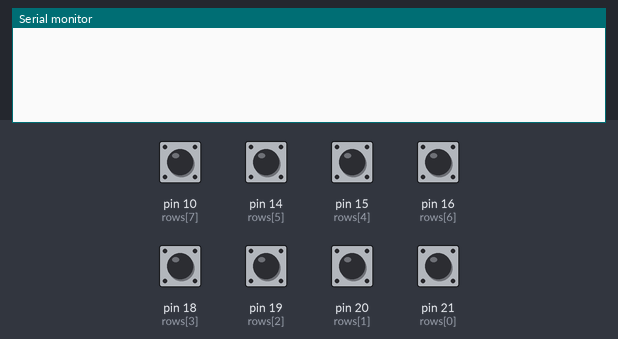
Bench run of a sketch on a simulated Arduino Leonardo, built with avr-gcc and run on an emulated ATmega32U4. On the bench: the last lines printed to the serial monitor. The test bench sets the inputs (shaded band); at power-on: pin 10 (rows[7]), pin 14 (rows[5]), pin 15 (rows[4]), pin 16 (rows[6]), pin 18 (rows[3]), pin 19 (rows[2]), pin 20 (rows[1]), pin 21 (rows[0]) HIGH. USB keyboard and mouse output is not drawn.

Above: at 1.2 s.
1.3 s: pin 10 (rows[7]) pulled LOW for 0.15 s
At 1.9 s:
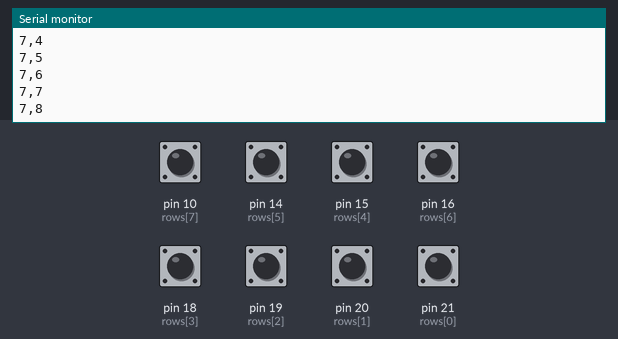
2.9 s: pin 14 (rows[5]) pulled LOW for 0.15 s
At 4.2 s:
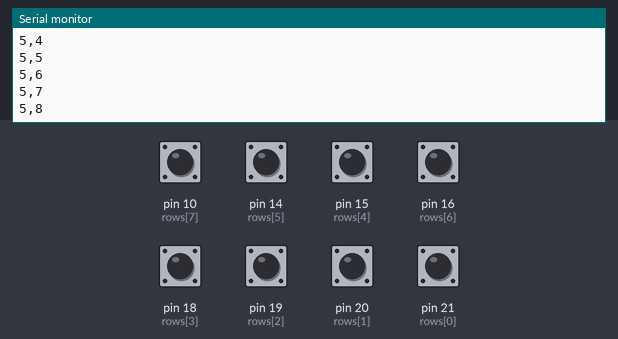
4.5 s: pin 15 (rows[4]) pulled LOW for 0.15 s
At 5.5 s:
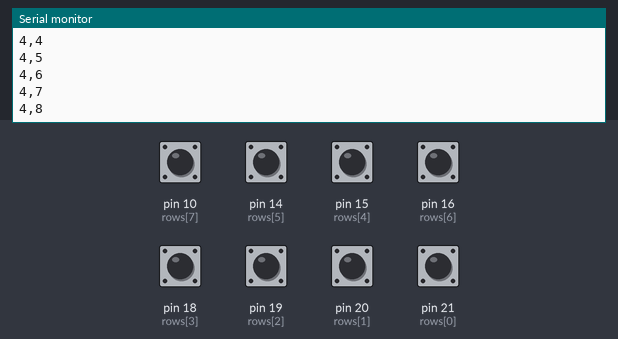
6.1 s: pin 16 (rows[6]) pulled LOW for 0.15 s
At 6.7 s:
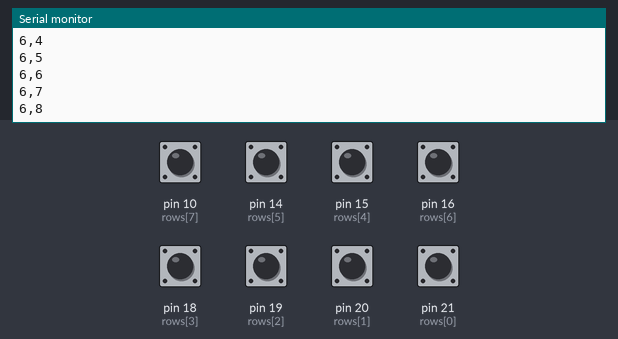
7.7 s: pin 18 (rows[3]) pulled LOW for 0.15 s
At 9.0 s:
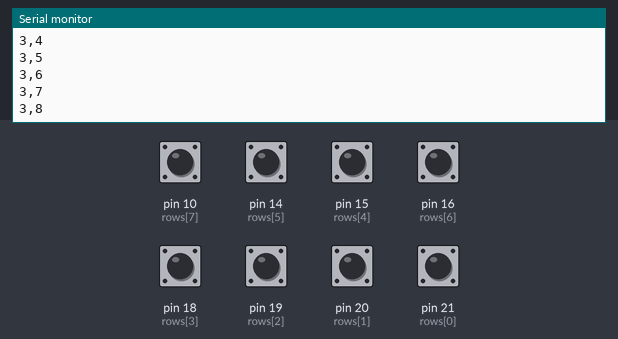
9.3 s: pin 19 (rows[2]) pulled LOW for 0.15 s
At 10.4 s:
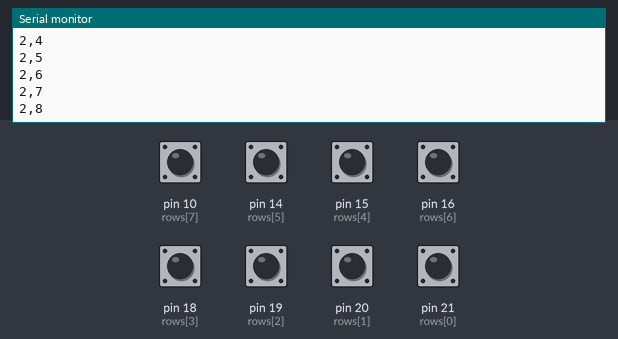
Timing chart, 0 to 11.9 s (numbered marks = the images above; inputs shaded):
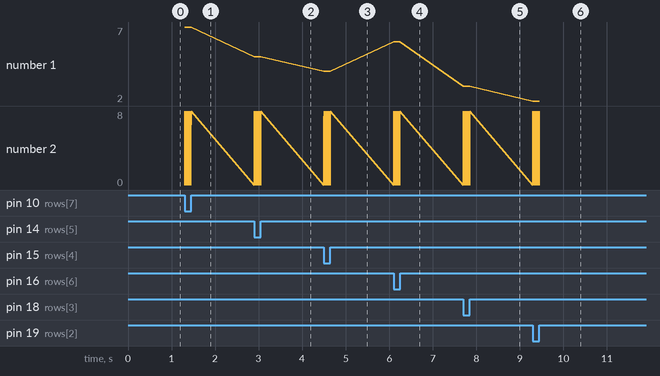

The sketch:

keyboard.ino
```cpp
#define USE_TIMER_3 true

#include <TimerInterrupt.h>
#include <ISR_Timer.h>

#include <Keyboard.h>

#define TIMER_INTERVAL_MS 5

#define num_rows 8
#define num_cols 9

int rows[num_rows] = {21, 20, 19, 18, 15, 14, 16, 10   };
int cols[num_cols] = { 0,  1,  2,  3,  4,  5,  6,  7, 8};

char charmap[72] = {
    /*      0    1    2    3     4    5                6              7       8 */
    /* 0 */ 'z', 'a', 'q', 'o',  '1', '9',             ' ',           KEY_F1, KEY_LEFT_SHIFT,
    /* 1 */ 'x', 's', 'w', 'p',  '2', '0',             KEY_BACKSPACE, KEY_F2, KEY_LEFT_CTRL,
    /* 2 */ 'c', 'd', 'e', ']',  '3', '-',             ' ',           KEY_F3, ' ',
    /* 3 */ 'v', 'f', 'r', ';',  '4', '=',             KEY_ESC,       KEY_F4, ' ',
    /* 4 */ 'b', 'g', 't', '\'', '5', KEY_DOWN_ARROW,  ' ',           KEY_F5, ' ',
    /* 5 */ 'n', 'h', 'y', ',',  '6', KEY_UP_ARROW,    ' ',           KEY_F6, ' ',
    /* 6 */ 'm', 'j', 'u', '.',  '7', KEY_LEFT_ARROW,  ' ',           KEY_F7, ' ',
    /* 7 */ 'l', 'k', 'i', '/',  '8', KEY_RIGHT_ARROW, KEY_RETURN,    KEY_F8, ' ',
};

void timerHandler(void)
{
    static int last_keys[num_rows * num_cols] = { 0 };
    static int next_keys[num_rows * num_cols] = { 0 };

    for (int c = 0; c < num_cols; c++)
    {
        digitalWrite(cols[c], LOW);

        for (int r = 0; r < num_rows; r++)
        {
            if (digitalRead(rows[r]) == LOW)
            {
                int idx = r * num_cols + c;
                next_keys[idx] = 1;
                Serial.print(r);
                Serial.print(",");
                Serial.print(c);
                Serial.print("\n");
            }
        }

        digitalWrite(cols[c], HIGH);
    }

    for (int i = 0; i < num_rows * num_cols; i++)
    {
        char key = charmap[i];

        // press if key is held down for two frames
        if (next_keys[i] && last_keys[i])
        {
            Keyboard.press(key);
        }

        // release
        else if (!next_keys[i] && last_keys[i])
        {
            Keyboard.release(key);
        }

        last_keys[i] = next_keys[i];
        next_keys[i] = 0;
    }
}

void setup()
{
    // initialize keyboard library
    Keyboard.begin();

    // pull all columns high
    for (int i = 0; i < num_cols; i++)
    {
        pinMode(cols[i], OUTPUT);
        digitalWrite(cols[i], HIGH);
    }

    // enable internal pull-up for all rows
    for (int i = 0; i < num_rows; i++)
    {
        pinMode(rows[i], INPUT_PULLUP);
    }

    ITimer3.init();
    ITimer3.attachInterruptInterval(TIMER_INTERVAL_MS, timerHandler);
}

void loop()
{
}
```

Measured:
- after the input at 1.3 s, the serial monitor: prints a new line at once (image 1)
- after the input at 2.9 s, the serial monitor: prints a new line at once (image 2)
- after the input at 4.5 s, the serial monitor: prints a new line at once (image 3)
- after the input at 6.1 s, the serial monitor: prints a new line at once (image 4)
- after the input at 7.7 s, the serial monitor: prints a new line at once (image 5)
- after the input at 9.3 s, the serial monitor: prints a new line at once (image 6)
